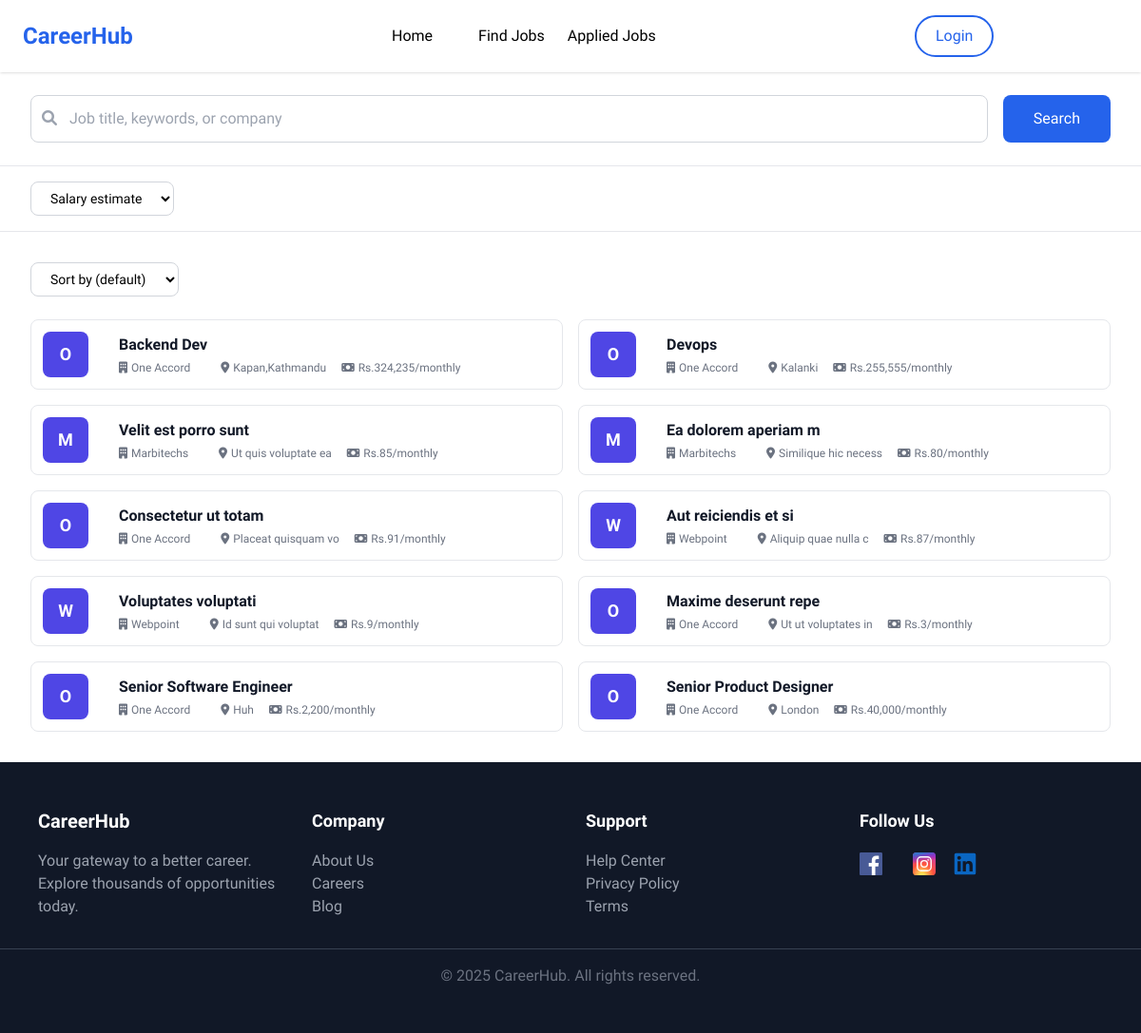
The app's page /jobs/, older data.
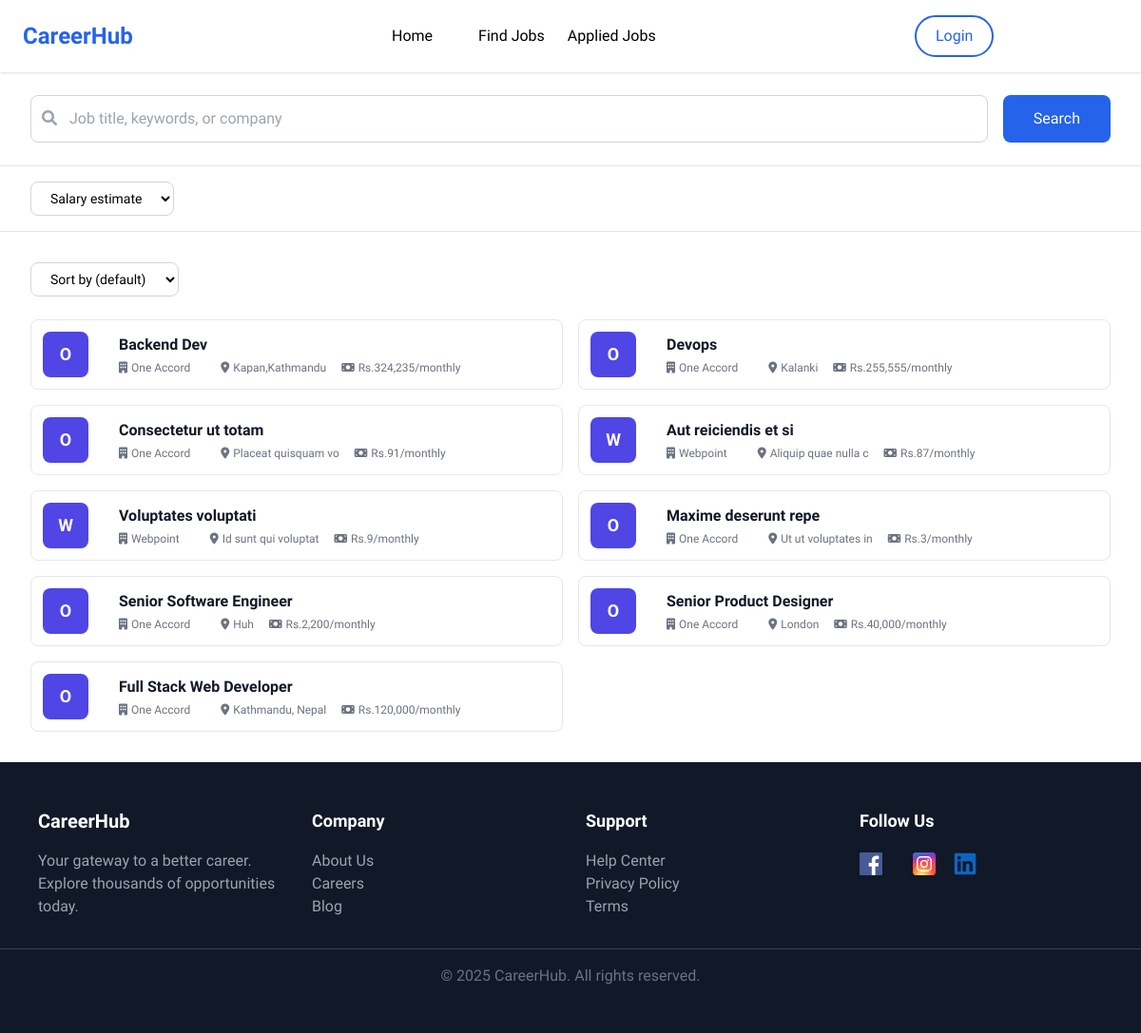
The same page, newer data.
### job_portal/models.py (models this page shows, shortened)
class JobPost(models.Model):
    company = models.ForeignKey(CompanyProfile, on_delete=models.CASCADE)
    title = models.CharField(max_length=255)
    description = models.TextField()
    location = models.CharField(max_length=255, blank=True, null=True)
    salary = models.DecimalField(max_digits=10, decimal_places=2, blank=True, null=True)
    working_hours=models.CharField(max_length=100, blank=True, null=True)
    posted = models.DateTimeField(auto_now_add=True)

class CompanyProfile(models.Model):
    user = models.OneToOneField(User, on_delete=models.CASCADE,null=True, blank=True,related_name='company_profile')
    company_name = models.CharField(max_length=255, blank=True, null=True)
    company_description = models.TextField(blank=True, null=True)
    def __str__(self):
        return f"{self.company_name}"

### job_portal/views.py (the view)
# urls.py: path('jobs/', v.jobs, name="jobs"),
def jobs(request):
    jobs= JobPost.objects.all()
    ctx = {
        "jobs": jobs
    }
    return render(request, "jobs.html",ctx)

### job_portal/context_processors.py (called while the page is built, shortened)
def user_role(request):
    role = None
    return {
        'user_role': role
    }

### job_portal/templates/jobs.html (shortened to what this page needs)
{% extends "common/layout.html" %}
{% load static %}
{% load humanize %}
{% block content %}
<script src="https://cdn.tailwindcss.com"></script>
<link href="https://cdnjs.cloudflare.com/ajax/libs/font-awesome/6.0.0/css/all.min.css" rel="stylesheet">
    <div class="bg-white border-b">
        <div class="max-w-7xl mx-auto px-4 sm:px-6 lg:px-8 py-6">
            <div class="flex flex-col md:flex-row gap-4">
                <div class="flex-1">
                    <div class="relative">
                        <i class="fas fa-search absolute left-3 top-8 transform -translate-y-1/2 text-gray-400"></i>
                        <input type="text" placeholder="Job title, keywords, or company" id="searchInput" class="w-full pl-10 pr-4 py-3 border border-gray-300 rounded-lg focus:ring-2 focus:ring-blue-500 focus:border-transparent">
                    </div>
                </div>
                <button class="bg-blue-600 hover:bg-blue-700 text-white px-8 py-3 rounded-lg font-medium" id="searchButton">Search</button>
            </div>
        </div>
    </div>
    <div class="bg-white border-b">
        <div class="max-w-7xl mx-auto px-4 sm:px-6 lg:px-8 py-4">
            <div class="flex flex-wrap gap-4">
                <select class="px-4 py-2 border border-gray-300 rounded-lg text-sm focus:ring-2 focus:ring-blue-500 focus:border-transparent">
                    <option>Salary estimate</option>
                </select>
            </div>
        </div>
    </div>
    <div class="max-w-7xl mx-auto px-4 sm:px-6 lg:px-8 py-8">
        <div class="flex justify-between items-center mb-6">
            <div class="flex gap-4">
                <select class="px-4 py-2 border border-gray-300 rounded-lg text-sm">
                    <option>Sort by (default)</option>
                </select>
            </div>
        </div>
        <div class="grid grid-cols-1 lg:grid-cols-2 gap-4" id="searchResults">
            {% for job in jobs %}
            <a href="{% url 'job_details' job.id %}">
            <div class="bg-white rounded-lg border border-gray-200 p-3 hover:shadow-lg transition-shadow flex w-full items-center">
              <div class="flex justify-between items-start">
                  <div class="flex items-center space-x-4">
                   <div class="w-12 h-12 bg-indigo-600 rounded-lg flex items-center justify-center">
                          <span class="text-white text-lg font-bold">{{ job.company.company_name|slice:":1" }}</span>
                      </div>
                      <div>
                          <h3 class="font-semibold text-gray-900">{{ job.title }}</h3>
                          <div class="flex items-center justify-center space-x-4 text-xs text-gray-500 mt-1">
                              <span class="flex items-center justify-center"><i class="fas fa-building mr-1"></i>{{ job.company }}</span>
                              <span class="flex items-center justify-center"><i class="fas fa-map-marker-alt mr-1"></i>{{ job.location }}</span>
                              <span class="flex items-center justify-center gap-1"><i class="fa-solid fa-money-bill"></i> Rs.{{ job.salary|floatformat:0|intcomma }}/monthly</span>
                          </div>
                      </div>
                  </div>
              </div>
            </div>
            </a>
            {% endfor %}
        </div>
    </div>
{% endblock %}

### templates/common/layout.html (shortened to what this page needs)
<!DOCTYPE html>
<html>
  <head>
    <script src="https://cdn.jsdelivr.net/npm/@tailwindcss/browser@4"></script>
  </head>
  <body style="font-family: 'Lexend', sans-serif">
    <main class="min-h-screen flex flex-col">
      {% include 'common/header.html' %}
      <div class="grow">{% block content %} {% endblock content %}</div>
      {% include 'common/footer.html' %}
    </main>
  </body>
</html>

### templates/common/header.html (shortened to what this page needs)
<link href="https://cdnjs.cloudflare.com/ajax/libs/font-awesome/6.0.0/css/all.min.css" rel="stylesheet">
<header class="header bg-white w-full shadow z-50 top-0 sticky">
  <div class="max-w-6xl mx-auto flex items-center justify-between py-4 px-4 lg:px-0">
    <div class="logo text-blue-600 font-bold text-2xl">
     CareerHub
    </div>
    <nav>
      <ul class="nav-menu hidden md:flex space-x-6 font-medium">
        <li><a href="{% url 'index' %}" class="hover:text-blue-600 transition">Home</a></li>
        <li><a href="{% url 'jobs' %}" class="hover:text-blue-600 transition">Find Jobs</a></li>
        <li><a href="{% url 'applied' %}" class="hover:text-blue-600 transition">Applied Jobs</a></li>
      </ul>
    </nav>
    <div class="auth-buttons hidden md:flex space-x-4">
      {% if request.user.is_authenticated %}
      <a href="{% url 'logout' %}" class="border-2 border-red-600 text-red-600 px-6 py-1 flex items-center rounded-full hover:bg-red-600 hover:text-white transition">Logout</a>
      <a href="{% url 'user_profile' %}" class="px-3 py-2 bg-blue-100 rounded-xl flex gap-2 items-center"><div class="rounded-full bg-blue-600 w-8 h-8 flex items-center justify-center"><i class="fa-solid fa-user"></i></div>{{ request.user.first_name }} {{ request.user.last_name }}</a>
      {% else %}
      <a href="{% url 'login' %}" class=" border-2 border-blue-600 text-blue-600 px-5 py-2 rounded-full hover:bg-blue-600 hover:text-white transition">Login</a>
      <a href="{% url 'register' %}" class=" bg-gradient-to-r from-blue-600 to-blue-500 text-white px-5 py-2 rounded-full hover:shadow-lg transition">Register</a>
      {% endif %}
    </div>
  </div>
</header>

### templates/common/footer.html (shortened to what this page needs)
<footer class="footer bg-gray-900 text-white py-12">
  <div class="footer-content max-w-6xl mx-auto px-4 grid md:grid-cols-4 gap-8">
    <div class="footer-section">
      <h3 class="text-xl font-semibold mb-4">CareerHub</h3>
      <p class="text-gray-400">Your gateway to a better career. Explore thousands of opportunities today.</p>
    </div>
    <div class="footer-section">
      <h3 class="text-lg font-semibold mb-4">Company</h3>
      <ul>
        <li><a href="#" class="text-gray-400 hover:text-white">About Us</a></li>
        <li><a href="#" class="text-gray-400 hover:text-white">Careers</a></li>
        <li><a href="#" class="text-gray-400 hover:text-white">Blog</a></li>
      </ul>
    </div>
    <div class="footer-section">
      <h3 class="text-lg font-semibold mb-4">Support</h3>
      <ul>
        <li><a href="#" class="text-gray-400 hover:text-white">Help Center</a></li>
        <li><a href="#" class="text-gray-400 hover:text-white">Privacy Policy</a></li>
        <li><a href="#" class="text-gray-400 hover:text-white">Terms</a></li>
      </ul>
    </div>
    <div>
      <h3 class="text-lg font-semibold mb-4">Follow Us</h3>
      <div class="social-links flex space-x-4 items-center">
        <a href="#">
        </a>
        <a href="#">
        </a>
        <a href="#">
        </a>
      </div>
    </div>
  </div>
  <div class="border-t border-gray-700 mt-8 pt-4 text-center">
    <p class="text-gray-500">&copy; 2025 CareerHub. All rights reserved.</p>
  </div>
</footer>

Row changes from the older to the newer data that the page shows:
removed JobPost: company.company_name "M", title "Velit est porro sunt", company "Marbitechs", location "Ut quis voluptate ea", salary "85"
removed JobPost: company.company_name "M", title "Ea dolorem aperiam m", company "Marbitechs", location "Similique hic necess", salary "80"
added JobPost: company.company_name "O", title "Full Stack Web Developer", company "One Accord", location "Kathmandu, Nepal", salary "120,000"
